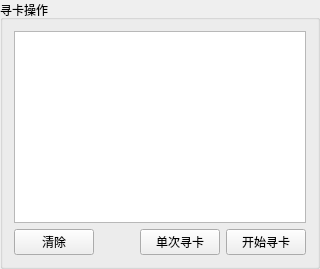
                     <widget class="QGroupBox" name="groupBox_13">
                      <property name="title">
                       <string>寻卡操作</string>
                      </property>
                      <layout class="QHBoxLayout" name="horizontalLayout_52">
                       <item>
                        <layout class="QVBoxLayout" name="verticalLayout_25">
                         <item>
                          <widget class="QListWidget" name="ETC_listWidget_Card"/>
                         </item>
                         <item>
                          <layout class="QHBoxLayout" name="horizontalLayout_51">
                           <item>
                            <widget class="QPushButton" name="ETC_pushButton_Del_Look">
                             <property name="text">
                              <string>清除</string>
                             </property>
                            </widget>
                           </item>
                           <item>
                            <spacer name="horizontalSpacer_15">
                             <property name="orientation">
                              <enum>Qt::Horizontal</enum>
                             </property>
                             <property name="sizeHint" stdset="0">
                              <size>
                               <width>40</width>
                               <height>20</height>
                              </size>
                             </property>
                            </spacer>
                           </item>
                           <item>
                            <widget class="QPushButton" name="ETC_pushButton_one">
                             <property name="text">
                              <string>单次寻卡</string>
                             </property>
                            </widget>
                           </item>
                           <item>
                            <widget class="QPushButton" name="ETC_pushButton_Look">
                             <property name="text">
                              <string>开始寻卡</string>
                             </property>
                            </widget>
                           </item>
                          </layout>
                         </item>
                        </layout>
                       </item>
                      </layout>
                     </widget>
